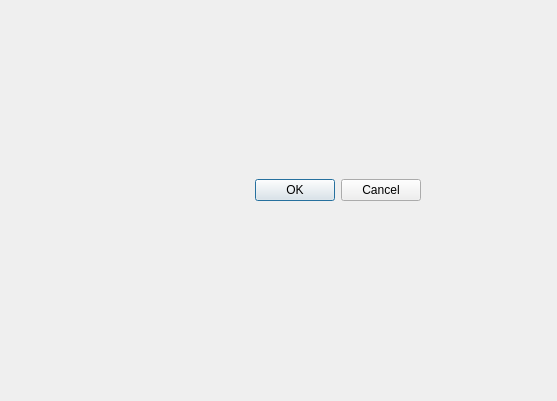
<?xml version="1.0" encoding="UTF-8"?>
<ui version="4.0">
 <author>ger</author>
 <class>Dialog</class>
 <widget class="QDialog" name="Dialog">
  <property name="geometry">
   <rect>
    <x>0</x>
    <y>0</y>
    <width>557</width>
    <height>401</height>
   </rect>
  </property>
  <property name="windowTitle">
   <string>Dialog</string>
  </property>
  <widget class="QDialogButtonBox" name="buttonBox">
   <property name="geometry">
    <rect>
     <x>100</x>
     <y>170</y>
     <width>321</width>
     <height>41</height>
    </rect>
   </property>
   <property name="focusPolicy">
    <enum>Qt::NoFocus</enum>
   </property>
   <property name="orientation">
    <enum>Qt::Horizontal</enum>
   </property>
   <property name="standardButtons">
    <set>QDialogButtonBox::Cancel|QDialogButtonBox::Ok</set>
   </property>
  </widget>
 </widget>
 <tabstops>
  <tabstop>buttonBox</tabstop>
 </tabstops>
 <resources/>
 <connections>
  <connection>
   <sender>buttonBox</sender>
   <signal>accepted()</signal>
   <receiver>Dialog</receiver>
   <slot>accept()</slot>
   <hints>
    <hint type="sourcelabel">
     <x>248</x>
     <y>254</y>
    </hint>
    <hint type="destinationlabel">
     <x>157</x>
     <y>274</y>
    </hint>
   </hints>
  </connection>
  <connection>
   <sender>buttonBox</sender>
   <signal>rejected()</signal>
   <receiver>Dialog</receiver>
   <slot>reject()</slot>
   <hints>
    <hint type="sourcelabel">
     <x>316</x>
     <y>260</y>
    </hint>
    <hint type="destinationlabel">
     <x>286</x>
     <y>274</y>
    </hint>
   </hints>
  </connection>
 </connections>
</ui>
